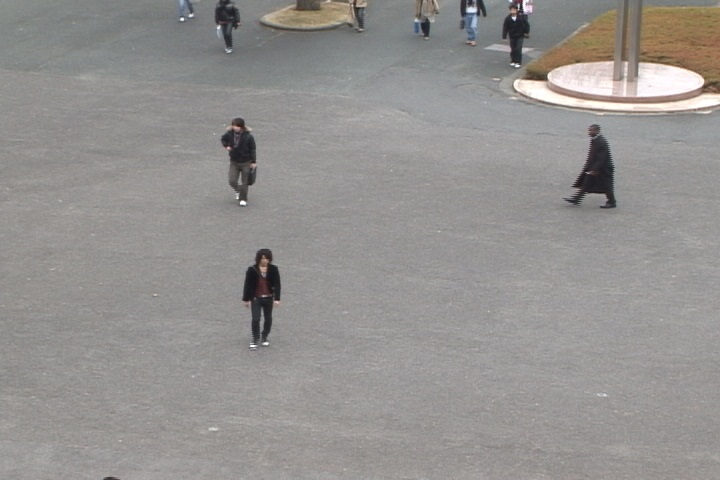
#> input picture data/task_pedestrian_detection/data/1.jpg, 720 x 480 px
$ python dehaze.py ../../task_pedestrian_detection/data/1.jpg 5 100
#> lines starting #> are read from the running program, lines starting #| are printed output that depends on the picture; long printed decimals are rounded
import cv2, os, sys
import numpy as np
from cv2.ximgproc import guidedFilter

WINDOW_SIZE = 45
WEIGHT = 70
SHRINK_SCALE = 5

def create_min_image(src, window_size):

    half = window_size // 2

    height, width = src.shape[:2]

    dst = np.empty(src.shape, src.dtype)
    b, g, r = cv2.split(src)

    for y in range(height):
        startY = np.max((0, y - half))
        endY = np.min((height, y + half))

        for x in range(width):
            startX = np.max((0, x - half))
            endX = np.min((width, x + half))

            patch = b[startY:endY, startX:endX]
            min_b = np.min(patch)

            patch = g[startY:endY, startX:endX]
            min_g = np.min(patch)

            patch = r[startY:endY, startX:endX]
            min_r = np.min(patch)

            min_rgb = np.min(np.array([min_b, min_g, min_r]))

            dst[y][x][0] = min_rgb
            dst[y][x][1] = min_rgb
            dst[y][x][2] = min_rgb

    return dst

def create_max_image(src, window_size):

    half = window_size // 2

    height, width = src.shape[:2]

    dst = np.empty(src.shape, src.dtype)
    b, g, r = cv2.split(src)

    for y in range(height):
        startY = np.max((0, y - half))
        endY = np.min((height, y + half))

        for x in range(width):
            startX = np.max((0, x - half))
            endX = np.min((width, x + half))

            patch = b[startY:endY, startX:endX]
            max_b = np.max(patch)

            patch = g[startY:endY, startX:endX]
            max_g = np.max(patch)

            patch = r[startY:endY, startX:endX]
            max_r = np.max(patch)

            max_rgb=np.max(np.array([max_b, max_g, max_r]))

            dst[y][x][0] = max_rgb
            dst[y][x][1] = max_rgb
            dst[y][x][2] = max_rgb

    return dst

def getAirLight(darkchannel):

    height, width = darkchannel.shape[:2]

    histogram = []
    for ch in range(3):
        histogram.append(cv2.calcHist([darkchannel], [ch], None, [256], [0, 256]))

    th = width * height // 1000

    boolB = boolG = boolR = False
    numB = numG = numR = 0
    sumB = sumG = sumR = 0

    for i in reversed(range(256)):
        if not boolB:
            numB += histogram[0][i]
            sumB += histogram[0][i] * i
            if numB > th:
                boolB = True

        if not boolG:
            numG += histogram[1][i]
            sumG += histogram[1][i] * i
            if numG > th:
                boolG = True

        if not boolR:
            numR += histogram[2][i]
            sumR += histogram[2][i] * i
            if numR > th:
                boolR = True

        if boolB and boolG and boolR:
            break

    return (sumB//numB, sumG//numG, sumR//numR)

def getTmax(darkchannel, airlight, weight):

    height, width = darkchannel.shape[:2]

    dc = darkchannel.astype(np.float32) / 255.0

    tmax = (1.0 - weight / 100 * dc / airlight)

    return tmax

def dehaze(src, tmax, airlight):

    if src.shape[0] != tmax.shape[0] or src.shape[1] != tmax.shape[1]:
        print('dimension mismatch')
        return None

    height, width = src.shape[:2]

    src = src.astype(np.float32) / 255.0
    dst = (src - airlight) / (tmax + 0.01) + airlight

    dst *= 255
    dst = np.clip(dst, 0, 255)
    dst = dst.astype(np.uint8)

    return dst

def main():

    global WEIGHT, WINDOW_SIZE

    argv = sys.argv
    argc = len(argv)

    if argc < 2:
        print('%s dehazes hazy image' % argv[0])
        print('%s <image> [<weight>] [<window_size>]' % argv[0])
        quit()

    src = cv2.imread(argv[1])
#> src is the input picture: shape (480, 720, 3); mean B, G, R 143.8, 145.8, 148.3

    height_src, width_src = src.shape[:2]
#> height_src = 480; width_src = 720

    if argc > 2:
        WEIGHT = int(argv[2])

    if argc > 3:
        WINDOW_SIZE = int(argv[3])

    if WINDOW_SIZE < 10:
        WINDOW_SIZE = 10

    freq = cv2.getTickFrequency()
    count0 = cv2.getTickCount()

    height_shrink = height_src // SHRINK_SCALE
#> height_shrink = 96
    width_shrink = width_src // SHRINK_SCALE
#> width_shrink = 144

    shrinked = cv2.resize(src, (width_shrink, height_shrink))
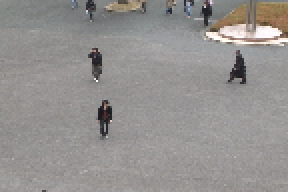
#> shrinked: shape (96, 144, 3) (shown 2 times larger); mean B, G, R 143.8, 145.8, 148.2

    min_image = create_min_image(shrinked, WINDOW_SIZE // SHRINK_SCALE)
#> in create_min_image, `b, g, r = cv2.split(src)`:
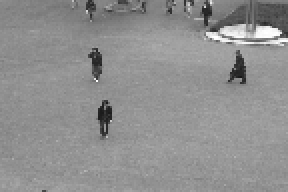
#> b: shape (96, 144) (shown 2 times larger); min 23, max 255, mean 143.8
#> in create_min_image, `b, g, r = cv2.split(src)`:
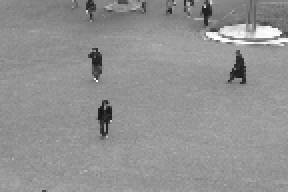
#> g: shape (96, 144) (shown 2 times larger); min 23, max 255, mean 145.8
#> in create_min_image, `b, g, r = cv2.split(src)`:
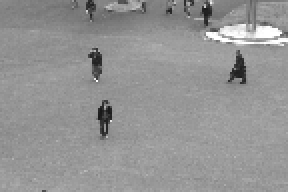
#> r: shape (96, 144) (shown 2 times larger); min 24, max 255, mean 148.2
#> after the loop in create_min_image, `for y in range(height):`:
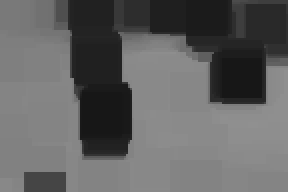
#> dst: shape (96, 144, 3) (shown 2 times larger); min 23, max 144, mean 98.1
    max_image = create_max_image(min_image, WINDOW_SIZE // SHRINK_SCALE)
#> after the loop in create_max_image, `for y in range(height):`:
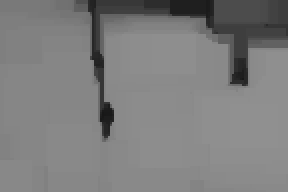
#> dst: shape (96, 144, 3) (shown 2 times larger); min 23, max 144, mean 125.8

    expanded = cv2.resize(max_image, (width_src, height_src))

    print('(1/5) Darkchannel created')

    size = 60
    sigma = 1e-6 * 255 * 255
    darkchannel = cv2.ximgproc.guidedFilter(src, expanded, size, sigma)
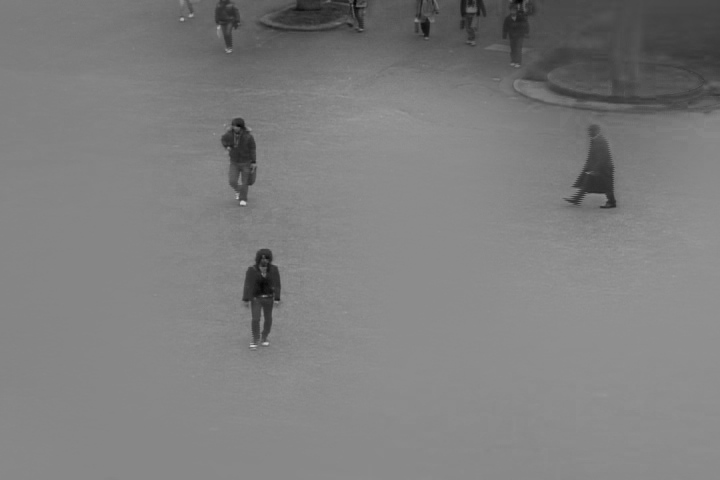
#> darkchannel: shape (480, 720, 3); min 5, max 205, mean 125.7

    print('(2/5) Darkchannel refined')

    AirLight = getAirLight(darkchannel)
#> after the loop in getAirLight, `for ch in range(3):`: histogram = 3 items
#> the loop in getAirLight, `for i in reversed(range(256)):` made 109 passes
#> (numB, sumB, numG, sumG, numR, sumR) on passes 1 to 12: ([0], [0], [0], [0], [0], [0]), ([0], [0], [0], [0], [0], [0]), ([0], [0], [0], [0], [0], [0]), ([0], [0], [0], [0], [0], [0]), ([0], [0], [0], [0], [0], [0]), ([0], [0], [0], [0], [0], [0]), ([0], [0], [0], [0], [0], [0]), ([0], [0], [0], [0], [0], [0]), ([0], [0], [0], [0], [0], [0]), ([0], [0], [0], [0], [0], [0]), ([0], [0], [0], [0], [0], [0]), ([0], [0], [0], [0], [0], [0])
#> (numB, sumB, numG, sumG, numR) on pass 75: ([27], [5332], [27], [5332], [27])
    AirLight = np.array(AirLight) / 255.0
    AirLight = np.squeeze(AirLight)

    print('(3/5) Air Light calculated')

    tmax = getTmax(darkchannel, AirLight, WEIGHT)

    print('(4/5) tmax created')

    dehazed = dehaze(src, tmax, AirLight)

    print('(5/5) dehaze completed')
    print('Hit any key to terminate this program')

    count1 = cv2.getTickCount()
    print((count1 - count0) / freq)
#| 1.107

    cv2.imshow('source', src)
    cv2.imshow('dehazed', dehazed)

    base = os.path.basename(argv[1])
    filename = os.path.splitext(base)[0]
    dst_path = 'dehazed_%s.png' % filename
    cv2.imwrite(dst_path, dehazed)
    print('save %s' % dst_path)

    cv2.waitKey(0)
    cv2.destroyAllWindows()

if __name__ == '__main__':
    main()
